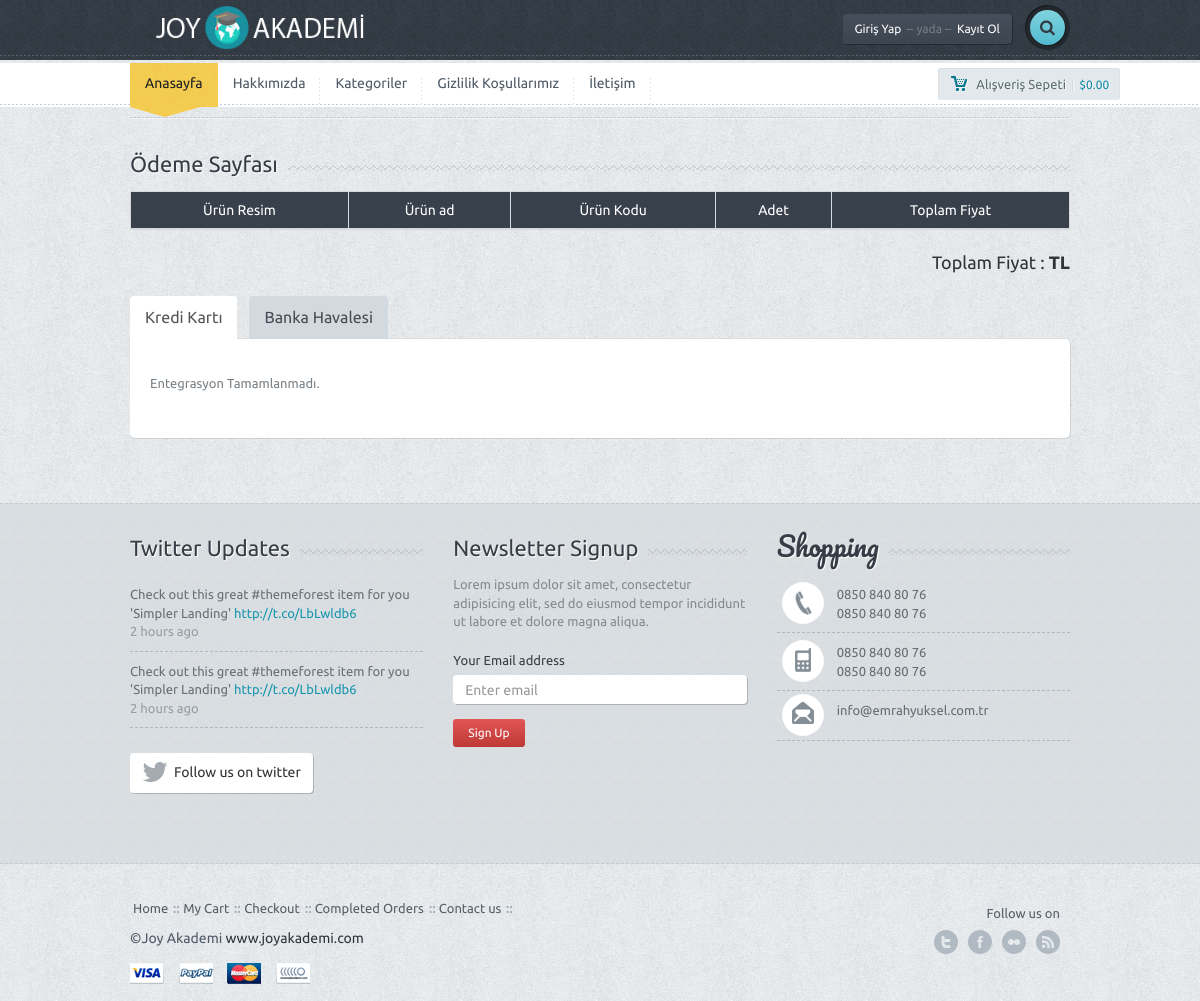
The page /odeme.php on the database its author committed.
### tables this page shows
CREATE TABLE `ayar` (
  `ayar_id` int(11) NOT NULL,
  `ayar_logo` varchar(250) NOT NULL,
  `ayar_url` varchar(50) NOT NULL,
  `ayar_title` varchar(250) NOT NULL,
  `ayar_description` varchar(250) NOT NULL,
  `ayar_keywords` varchar(50) NOT NULL,
  `ayar_author` varchar(50) NOT NULL,
  `ayar_tel` varchar(50) NOT NULL,
  `ayar_gsm` varchar(50) NOT NULL,
  `ayar_faks` varchar(50) NOT NULL,
  `ayar_mail` varchar(50) NOT NULL,
  `ayar_ilce` varchar(50) NOT NULL,
  `ayar_il` varchar(50) NOT NULL,
  `ayar_adres` varchar(250) NOT NULL,
  `ayar_mesai` varchar(250) NOT NULL,
  `ayar_maps` varchar(250) NOT NULL,
  `ayar_analystic` varchar(50) NOT NULL,
  `ayar_zopim` varchar(250) NOT NULL,
  `ayar_facebook` varchar(50) NOT NULL,
  `ayar_twitter` varchar(50) NOT NULL,
  `ayar_google` varchar(50) NOT NULL,
  `ayar_youtube` varchar(50) NOT NULL,
  `ayar_smtphost` varchar(50) NOT NULL,
  `ayar_smtpuser` varchar(50) NOT NULL,
  `ayar_smtppassword` varchar(50) NOT NULL,
  `ayar_smtpport` varchar(50) NOT NULL,
  `ayar_bakim` enum('0','1') NOT NULL DEFAULT '1'
);

CREATE TABLE `menu` (
  `menu_id` int(11) NOT NULL,
  `menu_ust` varchar(50) NOT NULL,
  `menu_ad` varchar(100) NOT NULL,
  `menu_detay` text NOT NULL,
  `menu_url` varchar(250) NOT NULL,
  `menu_sira` int(2) NOT NULL,
  `menu_durum` enum('0','1') NOT NULL,
  `menu_seourl` varchar(250) NOT NULL
);

### nedmin/production/fonksiyon.php (called while the page is built, shortened)
<?php
function seo($str, $options = array())
{
    $str = mb_convert_encoding((string)$str, 'UTF-8', mb_list_encodings());
    $defaults = array(
        'delimiter' => '-',
        'limit' => null,
        'lowercase' => true,
        'replacements' => array(),
        'transliterate' => true
    );
    $options = array_merge($defaults, $options);
    $str = preg_replace(array_keys($options['replacements']), $options['replacements'], $str);
    if ($options['transliterate']) {
        $str = str_replace(array_keys($char_map), $char_map, $str);
    }
    $str = preg_replace('/[^\p{L}\p{Nd}]+/u', $options['delimiter'], $str);
    $str = preg_replace('/(' . preg_quote($options['delimiter'], '/') . '){2,}/', '$1', $str);
    $str = mb_substr($str, 0, ($options['limit'] ? $options['limit'] : mb_strlen($str, 'UTF-8')), 'UTF-8');
    $str = trim($str, $options['delimiter']);
    return $options['lowercase'] ? mb_strtolower($str, 'UTF-8') : $str;
}
?>

### odeme.php (the view, shortened to what this page needs)
<?php include 'header.php' ?>
<div class="container">
	<div class="lines"></div>
</div>
<div class="container">
	<div class="row">
		<div class="col-md-12">
		</div>
	</div>
	<div class="title-bg">
		<div class="title">Ödeme Sayfası</div>
	</div>
	<div class="table-responsive">
		<table class="table table-bordered chart">
			<thead>
				<tr>
					<th>Ürün Resim</th>
					<th>Ürün ad</th>
					<th>Ürün Kodu</th>
					<th>Adet</th>
					<th>Toplam Fiyat</th>
				</tr>
			</thead>
				</table>
			</div>
			<div class="row">
				<div class="col-md-6">
				</div>
				<div class="col-md-3 col-md-offset-3">
					<div class="subtotal-wrap">
					<div class="total">Toplam Fiyat : <span class="bigprice"><?php echo $toplam_fiyat ?> TL</span></div>
				</div>
				<div class="clearfix"></div>
			</div>
		</div>
		<div class="tab-review">
			<ul id="myTab" class="nav nav-tabs shop-tab">
				<li class="active"><a href="#desc" data-toggle="tab">Kredi Kartı</a></li>
				<li><a href="#rev" data-toggle="tab">Banka Havalesi </a></li>
			</ul>
			<div id="myTabContent" class="tab-content shop-tab-ct">
				<div class="tab-pane fade active in" id="desc">
					<p>
						Entegrasyon Tamamlanmadı.
					</p>
				</div>
		</div>
	</div>
	<div class="spacer"></div>
</div>
<?php include 'footer.php' ?>

### header.php (shortened to what this page needs)
<?php
include 'nedmin/netting/baglan.php';
include 'nedmin/production/fonksiyon.php';
$ayarsor=$db->prepare("SELECT * FROM ayar where ayar_id=:id");
$ayarsor->execute(array(
	'id' => 0
	));
$ayarcek=$ayarsor->fetch(PDO::FETCH_ASSOC);
$kullanicisor=$db->prepare("SELECT * FROM kullanici where kullanici_mail=:mail");
$kullanicisor->execute(array(
  'mail' => $_SESSION['userkullanici_mail']
  ));
$kullanicicek=$kullanicisor->fetch(PDO::FETCH_ASSOC);
?>
<!DOCTYPE html>
<html lang="en">
<head>
	<link href='font-awesome\css\font-awesome.css' rel="stylesheet" type="text/css">
	<link href="bootstrap\css\bootstrap.min.css" rel="stylesheet">
	<link rel="stylesheet" href="style.css">
	<link rel="stylesheet" href="css\owl.carousel.css">
	<link rel="stylesheet" href="css\owl.transitions.css">
    </head>
    <body>
     <div id="wrapper">
      <div class="header">
       <div class="container">
        <div class="row">
         <div class="col-xs-6 col-md-4 main-logo">
          <a href="index.php"><img width="250" src="<?php echo $ayarcek['ayar_logo'] ?>" alt="Site Logosu" class="logo img-responsive"></a>
        </div>
        <div class="col-md-8">
          <div class="pushright">
           <div class="top">
             <?php
             if (!isset($_SESSION['userkullanici_mail'])) {?>
             <a href="#" id="reg" class="btn btn-default btn-dark">Giriş Yap<span>-- yada --</span>Kayıt Ol</a>
             <?php } else { ?>
             <a href="#"  class="btn btn-default btn-dark">Hoşgeldin<span>--</span><?php echo $kullanicicek['kullanici_adsoyad'] ?></a>
             <?php } ?>
        <div class="srch-wrap">
         <a href="#" id="srch" class="btn btn-default btn-search"><i class="fa fa-search"></i></a>
       </div>
</div>
</div>
</div>
</div>
</div>
<div class="dashed"></div>
</div>
<div class="main-nav">
 <div class="navbar navbar-default navbar-static-top">
  <div class="container">
   <div class="row">
    <div class="col-md-10">
   <div class="navbar-collapse collapse">
    <ul class="nav navbar-nav">
     <li><a href="index.php" class="active">Anasayfa</a><div class="curve"></div></li>
     <?php
     $menusor=$db->prepare("SELECT * FROM menu where menu_durum=:durum order by menu_sira ASC limit 5");
     $menusor->execute(array(
      'durum' => 1
      ));
     while($menucek=$menusor->fetch(PDO::FETCH_ASSOC)) {
       ?>
       <li><a href="
        <?php
        if (!empty($menucek['menu_url'])) {
          echo $menucek['menu_url'];
        } else {
          echo "sayfa-".seo($menucek['menu_ad']);
        }
        ?>
        "><?php echo $menucek['menu_ad'] ?></a></li>
        <?php } ?>
      </ul>
    </div>
  </div>
  <div class="col-md-2 machart">
   <button id="popcart" class="btn btn-default btn-chart btn-sm "><span class="mychart">Alışveriş Sepeti</span>|<span class="allprice">$0.00</span></button>
</div>
</div>
</div>
</div>
	</div>

### footer.php (shortened to what this page needs)
<div class="f-widget">
		<div class="container">
			<div class="row">
				<div class="col-md-4">
					<div class="title-widget-bg">
						<div class="title-widget">Twitter Updates</div>
					</div>
					<ul class="tweets">
						<li>Check out this great #themeforest item for you
						'Simpler Landing' <a href="#">http://t.co/LbLwldb6 </a>
						<span>2 hours ago</span></li>
						<li class="lastone">Check out this great #themeforest item for you
						'Simpler Landing' <a href="#">http://t.co/LbLwldb6 </a>
						<span>2 hours ago</span></li>
					</ul>
					<a href="#" class="btn btn-default btn-follow"><i class="fa fa-twitter fa-2x"></i><div>Follow us on twitter</div></a>
				</div>
				<div class="col-md-4">
					<div class="title-widget-bg">
						<div class="title-widget">Newsletter Signup</div>
					</div>
					<div class="newsletter">
						<p>
							Lorem ipsum dolor sit amet, consectetur adipisicing elit, sed do eiusmod tempor incididunt ut labore et dolore magna aliqua.
						</p>
						<form role="form">
							<div class="form-group">
								<label>Your Email address</label>
								<input type="email" class="form-control newstler-input" id="exampleInputEmail1" placeholder="Enter email">
								<button class="btn btn-default btn-red btn-sm">Sign Up</button>
							</div>
						</form>
					</div>
				</div>
				<div class="col-md-4">
					<div class="title-widget-bg">
						<div class="title-widget-cursive">Shopping</div>
					</div>
					<ul class="contact-widget">
						<li class="fphone"><?php echo $ayarcek['ayar_tel']; ?> <br> <?php echo $ayarcek['ayar_faks']; ?></li>
						<li class="fmobile"><?php echo $ayarcek['ayar_gsm']; ?><br><?php echo $ayarcek['ayar_gsm']; ?></li>
						<li class="fmail lastone"><?php echo $ayarcek['ayar_mail']; ?></li>
					</ul>
				</div>
			</div>
			<div class="spacer"></div>
		</div>
	</div>
	<div class="footer">
		<div class="container">
			<div class="row">
				<div class="col-md-9">
					<ul class="footermenu">
						<li><a href="index-1.htm">Home</a></li>
						<li><a href="cart.htm">My Cart</a></li>
						<li><a href="checkout.htm">Checkout</a></li>
						<li><a href="order.htm">Completed Orders</a></li>
						<li><a href="contact.htm">Contact us</a></li>
					</ul>
					<div class="f-credit">&copy;<?php echo $ayarcek['ayar_author'] ?> <a href="http://222.joyakademi.com">www.joyakademi.com</a></div>
					<a href=""><div class="payment visa"></div></a>
					<a href=""><div class="payment paypal"></div></a>
					<a href=""><div class="payment mc"></div></a>
					<a href=""><div class="payment nh"></div></a>
				</div>
				<div class="col-md-3">
					<div class="followon">Follow us on</div>
					<div class="fsoc">
						<a href="http://<?php echo $ayarcek['ayar_twitter']; ?>" class="ftwitter">twitter</a>
						<a href="http://<?php echo $ayarcek['ayar_facebook']; ?>" class="ffacebook">facebook</a>
						<a href="http://<?php echo $ayarcek['ayar_youtube']; ?>" class="fflickr">Youtube</a>
						<a href="http://<?php echo $ayarcek['ayar_google']; ?>" class="ffeed">Google</a>
					</div>
					<div class="clearfix"></div>
				</div>
			</div>
		</div>
	</div>
	</div>
  </body>
</html>

### rows shown on the page
ayar: ayar_logo (picture), ayar_tel "0850 840 80 76", ayar_faks "0850 840 80 76", ayar_gsm "0850 840 80 76", ayar_mail "info@emrahyuksel.com.tr", ayar_author "Joy Akademi"
menu: menu_ad "Hakkımızda"
menu: menu_ad "Kategoriler"
menu: menu_ad "Gizlilik Koşullarımız"
menu: menu_ad "İletişim"
